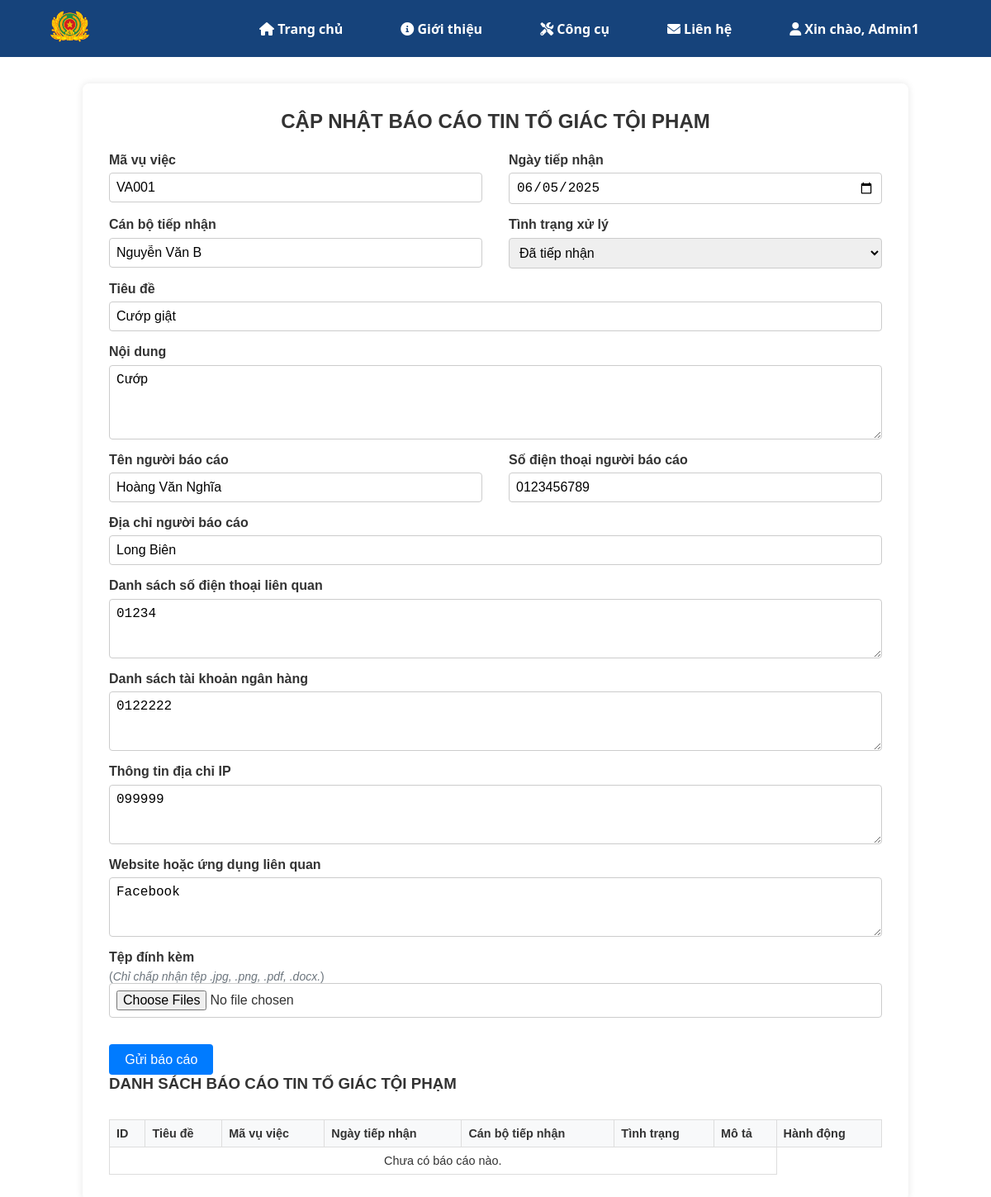
/report/crime/edit/2 (signed in), run on the app's committed database.
### asrp/models.py (models this page shows, shortened)
class User(UserMixin, db.Model):
    __tablename__ = 'nguoi_dung'
    id = db.Column(db.Integer, primary_key=True)
    username = db.Column(db.String(64), unique=True, nullable=False)
    email = db.Column(db.String(120), unique=True, nullable=False)
    password = db.Column(db.String(128), nullable=False)
    full_name = db.Column(db.String(150), nullable=False)
    phone_number = db.Column(db.String(20), nullable=False)
    role = db.Column(Enum('user', 'admin', name='user_roles'), nullable=False, default='user')
    unit_id = db.Column(db.Integer, db.ForeignKey('don_vi.id'))
    joined_at = db.Column(db.DateTime, default=datetime.utcnow)
    is_active = db.Column(db.Boolean, default=True, nullable=False)
    extra_info = db.Column(db.Text)
    unit = db.relationship('Unit', back_populates='users')
    reports = db.relationship('Report', back_populates='user', lazy='dynamic')

class CrimeReport(db.Model):
    __tablename__ = 'bao_cao_toi_pham'
    id = db.Column(db.Integer, db.ForeignKey('bao_cao.id'), primary_key=True)
    case_code = db.Column(db.String(50), nullable=False)  # Mã vụ việc
    received_date = db.Column(db.Date, nullable=False)  # Ngày tiếp nhận
    officer_name = db.Column(db.String(150), nullable=False)  # Cán bộ tiếp nhận
    title = db.Column(db.String(200), nullable=False)
    content = db.Column(db.Text, nullable=False)
    informant_name = db.Column(db.String(150))
    informant_address = db.Column(db.String(255))
    informant_phone = db.Column(db.String(20))
    status = db.Column(db.String(50), nullable=False)  # Tình trạng xử lý
    phone_numbers = db.Column(db.Text)  # Danh sách SĐT liên quan
    bank_accounts = db.Column(db.Text)  # Danh sách tài khoản ngân hàng
    ip_addresses = db.Column(db.Text)  # Thông tin IP
    websites_or_apps = db.Column(db.Text)  # Website/Ứng dụng
    report = db.relationship('Report', back_populates='crime_report')

### asrp/blueprints/report/crime_routes.py (the view)
@crime_bp.route('/edit/<int:id>', methods=['GET', 'POST'])
@login_required
def edit_crime_report(id):
    report = Report.query.get_or_404(id)
    crime = CrimeReport.query.get_or_404(id)
    form = CrimeReportForm(obj=crime)
    if request.method == 'POST' and form.validate_on_submit():
        try:
            status = Status.query.filter_by(name=form.status.data).first()
            if not status:
                status = Status(name=form.status.data)
                db.session.add(status)
                db.session.flush()
            report.status_id = status.id
            crime.case_code = form.case_code.data
            crime.received_date = form.received_date.data
            crime.officer_name = form.officer_name.data
            crime.title = form.title.data
            crime.content = form.content.data
            crime.informant_name = form.informant_name.data
            crime.informant_address = form.informant_address.data
            crime.informant_phone = form.informant_phone.data
            crime.status = form.status.data
            crime.phone_numbers = form.phone_numbers.data
            crime.bank_accounts = form.bank_accounts.data
            crime.ip_addresses = form.ip_addresses.data
            crime.websites_or_apps = form.websites_or_apps.data
            if form.attachments.data:
                save_attachments(form.attachments.data, report.id, 'crime')
            db.session.commit()
            flash("Cập nhật báo cáo tội phạm thành công.", "success")
            return redirect(url_for('main.index'))
        except Exception as e:
            db.session.rollback()
            logging.error(f"Error editing crime report {id}: {e}")
            flash("Có lỗi xảy ra khi cập nhật báo cáo.", "error")
    else:
        form.case_code.data = crime.case_code
        form.received_date.data = crime.received_date
        form.officer_name.data = crime.officer_name
        form.status.data = crime.status
        form.title.data = crime.title
        form.content.data = crime.content
        form.informant_name.data = crime.informant_name
        form.informant_address.data = crime.informant_address
        form.informant_phone.data = crime.informant_phone
        form.phone_numbers.data = crime.phone_numbers
        form.bank_accounts.data = crime.bank_accounts
        form.ip_addresses.data = crime.ip_addresses
        form.websites_or_apps.data = crime.websites_or_apps
    reports = CrimeReport.query \
        .join(Report) \
        .filter(Report.user_id == current_user.id) \
        .order_by(Report.created_at.desc()) \
        .all()
    return render_template('report/crime_form.html', form=form, edit=True)

### asrp/templates/report/crime_form.html (shortened to what this page needs)
{% extends "base.html" %}
{% block content %}
<div class="report-form-wrapper">
    <h2>{{ 'CẬP NHẬT BÁO CÁO TIN TỐ GIÁC TỘI PHẠM' if edit else 'GỬI BÁO CÁO TIN TỐ GIÁC TỘI PHẠM' }}</h2>
    <form method="POST" enctype="multipart/form-data">
        <div class="form-group">
            <label class="form-label">{{ form.case_code.label }}</label>
            {{ form.case_code(class="form-control") }}
        </div>
        <div class="form-group">
            <label class="form-label">{{ form.received_date.label }}</label>
            {{ form.received_date(class="form-control", type="date") }}
        </div>
        <div class="form-group">
            <label class="form-label">{{ form.officer_name.label }}</label>
            {{ form.officer_name(class="form-control") }}
        </div>
        <div class="form-group">
            <label class="form-label">{{ form.status.label }}</label>
            {{ form.status(class="form-control") }}
        </div>
        <div class="form-group full-width">
            <label class="form-label">{{ form.title.label }}</label>
            {{ form.title(class="form-control") }}
        </div>
        <div class="form-group full-width">
            <label class="form-label">{{ form.content.label }}</label>
            {{ form.content(rows="4", class="form-control") }}
        </div>
        <div class="form-group">
            <label class="form-label">{{ form.informant_name.label }}</label>
            {{ form.informant_name(class="form-control") }}
        </div>
        <div class="form-group">
            <label class="form-label">{{ form.informant_phone.label }}</label>
            {{ form.informant_phone(class="form-control") }}
        </div>
        <div class="form-group full-width">
            <label class="form-label">{{ form.informant_address.label }}</label>
            {{ form.informant_address(class="form-control") }}
        </div>
        <div class="form-group full-width">
            <label class="form-label">{{ form.phone_numbers.label }}</label>
            {{ form.phone_numbers(rows="3", class="form-control") }}
        </div>
        <div class="form-group full-width">
            <label class="form-label">{{ form.bank_accounts.label }}</label>
            {{ form.bank_accounts(rows="3", class="form-control") }}
        </div>
        <div class="form-group full-width">
            <label class="form-label">{{ form.ip_addresses.label }}</label>
            {{ form.ip_addresses(rows="3", class="form-control") }}
        </div>
        <div class="form-group full-width">
            <label class="form-label">{{ form.websites_or_apps.label }}</label>
            {{ form.websites_or_apps(rows="3", class="form-control") }}
        </div>
        <div class="form-group full-width">
            <label class="form-label">{{ form.attachments.label }}</label>
            <small class="text-muted">(<i>Chỉ chấp nhận tệp .jpg, .png, .pdf, .docx.</i>)</small>
            {{ form.attachments(class="form-control", multiple=True) }}
        </div>
        <div class="form-group full-width">
            {{ form.submit(class="btn btn-primary") }}
        </div>
    </form>
    <h3>DANH SÁCH BÁO CÁO TIN TỐ GIÁC TỘI PHẠM</h3>
    <table>
        <thead>
            <tr>
                <th>ID</th>
                <th>Tiêu đề</th>
                <th>Mã vụ việc</th>
                <th>Ngày tiếp nhận</th>
                <th>Cán bộ tiếp nhận</th>
                <th>Tình trạng</th>
                <th>Mô tả</th>
                <th>Hành động</th>
            </tr>
        </thead>
        <tbody>
        {% for report in reports %}
            <tr>
                <td>{{ report.id }}</td>
                <td>{{ report.title }}</td>
                <td>{{ report.case_code }}</td>
                <td>{{ report.received_date.strftime('%Y-%m-%d') if report.received_date else '' }}</td>
                <td>{{ report.officer_name }}</td>
                <td>{{ report.status }}</td>
                <td>{{ report.content[:50] ~ ('...' if report.content|length > 50 else '') }}</td>
                <td>
                    <a href="{{ url_for('report.crime.edit_crime_report', id=report.id) }}" class="action-btn btn-edit">Sửa</a>
                    <form method="POST" action="{{ url_for('report.crime.delete_crime_report', id=report.id) }}" style="display:inline" onsubmit="return confirm('Bạn có chắc muốn xóa báo cáo này?');">
                        <button type="submit" class="action-btn btn-delete">Xóa</button>
                    </form>
                </td>
            </tr>
            {% else %}
            <tr>
                    <td colspan="7" style="text-align:center;">Chưa có báo cáo nào.</td>
            </tr>
            {% endfor %}
        </tbody>
    </table>
</div>
{% endblock %}

### asrp/templates/base.html (shortened to what this page needs)
<!DOCTYPE html>
<html lang="vi">
<head>
  <link rel="stylesheet" href="https://cdnjs.cloudflare.com/ajax/libs/font-awesome/6.0.0/css/all.min.css" />
  <link rel="stylesheet" href="{{ url_for('static', filename='css/main.css') }}">
  <link rel="stylesheet" href="https://cdn.jsdelivr.net/npm/sweetalert2@11/dist/sweetalert2.min.css">
  <link rel="stylesheet" href="{{ url_for('static', filename='css/check_info.css') }}">
</head>
<body>
  <header class="header">
    <div class="container header-container">
      <div class="logo">
        <a href="{{ url_for('main.index') }}">
          <img src="{{ url_for('static', filename='images/logo.png') }}" alt="Logo" class="logo-img" />
        </a>
      </div>
      <nav class="navbar">
        <ul>
          <li>
            <a href="{{ url_for('main.index') }}">
              <i class="fas fa-home"></i>  Trang chủ
            </a>
          </li>
          <li>
            <a href="#">
              <i class="fas fa-info-circle"></i>  Giới thiệu
            </a>
          </li>
          <li>
            <a href="#">
              <i class="fas fa-tools"></i>  Công cụ
            </a>
          </li>
          <li>
            <a href="#">
              <i class="fas fa-envelope"></i>  Liên hệ
            </a>
          </li>
          {% if current_user.is_authenticated %}
            <li class="dropdown">
              <a href="#" class="dropdown-toggle">
                <i class="fas fa-user"></i>  Xin chào, {{ current_user.full_name }}
              </a>
            </li>
          {% endif %}
        </ul>
      </nav>
    </div>
  </header>
  {% block content %}{% endblock %}
</body>
</html>

### asrp/static/css/main.css (style rules this page uses)
* { margin: 0; padding: 0; box-sizing: border-box; }
html, body { height: 100%; margin: 0; display: flex; flex-direction: column; }
body { font-family: system-ui, -apple-system, BlinkMacSystemFont, "Segoe UI", Roboto, Oxygen, Ubuntu, Cantarell, "Open Sans", "Helvetica Neue", sans-serif; color: #333; background-color: #FFFFFF; flex: 1; }
.container { max-width: 1200px; margin: 0 auto; width: 90%; }
.header { background-color: #16437b; padding: 0.75rem 0; position: -webkit-sticky; position: sticky; top: 0; z-index: 1000; }
.header-container { display: flex; align-items: center; justify-content: space-between; }
.header .navbar ul { display: flex; list-style: none; margin: 0; padding: 0; }
.header .navbar ul li { margin: 0 15px; position: relative; }
.header .navbar ul li a { text-decoration: none; color: #fff; font-weight: bold; transition: color 0.3s; }
.logo-img { height: 40px; }
.navbar ul { list-style: none; display: flex; gap: 1rem; }
.navbar ul li a { text-decoration: none; color: #fff; font-weight: 500; padding: 0.5rem 0.75rem; transition: background-color 0.3s; }
.btn { display: inline-block; background-color: #03163c; color: #fff; text-decoration: none; padding: 0.5rem 1rem; border-radius: 4px; transition: background-color 0.3s; }
.btn-primary, .btn-success { margin-top: 10px; }
.form-control { border-radius: 4px; padding: 0.5rem; border: 1px solid #ced4da; transition: border-color 0.15s ease-in-out, box-shadow 0.15s ease-in-out; }
.btn-primary { background-color: #007bff; border-color: #007bff; transition: background-color 0.15s ease-in-out, border-color 0.15s ease-in-out; }
.btn-primary { background-color: #007bff; border-color: #007bff; transition: background-color 0.15s ease-in-out, border-color 0.15s ease-in-out; font-size: 1.1rem; padding: 0.75rem 1.5rem; }

### asrp/templates/report/crime_form.html (style rules this page uses)
.report-form-wrapper { max-width: 1000px; margin: 2rem auto; padding: 2rem; background: #fff; border-radius: 8px; box-shadow: 0 0 10px rgba(0,0,0,0.1); font-family: Arial, sans-serif; }
h2 { margin-bottom: 1.5rem; text-align: center; }
form { display: flex; flex-wrap: wrap; gap: 1rem 2rem; }
.form-group { flex: 1 1 45%; display: flex; flex-direction: column; }
.form-group.full-width { flex-basis: 100%; }
.form-label { font-weight: bold; margin-bottom: 0.4rem; }
.form-control { padding: 0.5rem; border: 1px solid #ccc; border-radius: 4px; font-size: 1rem; width: 100%; box-sizing: border-box; }
.btn-primary { background-color: #007bff; border: none; padding: 0.6rem 1.2rem; color: #fff; border-radius: 4px; cursor: pointer; font-size: 1rem; margin-top: 1rem; align-self: flex-start; }
.text-muted { font-size: 0.875rem; color: #6c757d; }
table { width: 100%; border-collapse: collapse; margin-top: 2rem; font-size: 0.9rem; }
th, td { border: 1px solid #ddd; padding: 0.5rem; text-align: left; vertical-align: middle; }
th { background-color: #f8f9fa; }

### data on the page
User: full_name "Admin1"
CrimeReport: case_code "VA001", received_date "06/05/2025", officer_name "Nguyễn Văn B", status "Đã tiếp nhận", title "Cướp giật", content "Cướp", informant_name "Hoàng Văn Nghĩa", informant_phone "0123456789", informant_address "Long Biên", phone_numbers "01234", bank_accounts "0122222", ip_addresses "099999", websites_or_apps "Facebook"
